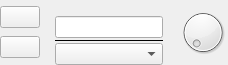
<?xml version="1.0" encoding="UTF-8"?>
<ui version="4.0">
 <class>SpinBoxA</class>
 <widget class="QWidget" name="SpinBoxA">
  <property name="geometry">
   <rect>
    <x>0</x>
    <y>0</y>
    <width>180</width>
    <height>65</height>
   </rect>
  </property>
  <property name="sizePolicy">
   <sizepolicy hsizetype="Preferred" vsizetype="Maximum">
    <horstretch>0</horstretch>
    <verstretch>0</verstretch>
   </sizepolicy>
  </property>
  <property name="windowTitle">
   <string>Form</string>
  </property>
  <layout class="QHBoxLayout" name="horizontalLayout">
   <property name="spacing">
    <number>15</number>
   </property>
   <property name="leftMargin">
    <number>0</number>
   </property>
   <property name="topMargin">
    <number>0</number>
   </property>
   <property name="rightMargin">
    <number>0</number>
   </property>
   <property name="bottomMargin">
    <number>0</number>
   </property>
   <item>
    <layout class="QVBoxLayout" name="verticalLayout">
     <property name="spacing">
      <number>2</number>
     </property>
     <item>
      <widget class="QPushButton" name="SBA_UpButton">
       <property name="sizePolicy">
        <sizepolicy hsizetype="Fixed" vsizetype="Fixed">
         <horstretch>0</horstretch>
         <verstretch>0</verstretch>
        </sizepolicy>
       </property>
       <property name="text">
        <string/>
       </property>
       <property name="autoRepeat">
        <bool>true</bool>
       </property>
       <property name="autoRepeatInterval">
        <number>20</number>
       </property>
      </widget>
     </item>
     <item>
      <widget class="QPushButton" name="SBA_DownButton">
       <property name="sizePolicy">
        <sizepolicy hsizetype="Fixed" vsizetype="Fixed">
         <horstretch>0</horstretch>
         <verstretch>0</verstretch>
        </sizepolicy>
       </property>
       <property name="text">
        <string/>
       </property>
       <property name="autoRepeat">
        <bool>true</bool>
       </property>
       <property name="autoRepeatInterval">
        <number>20</number>
       </property>
      </widget>
     </item>
    </layout>
   </item>
   <item>
    <layout class="QVBoxLayout" name="verticalLayout_2">
     <property name="spacing">
      <number>0</number>
     </property>
     <item>
      <widget class="QLabel" name="SBA_Label">
       <property name="text">
        <string/>
       </property>
      </widget>
     </item>
     <item>
      <widget class="QLineEdit" name="SBA_LineEdit">
       <property name="sizePolicy">
        <sizepolicy hsizetype="Minimum" vsizetype="Fixed">
         <horstretch>0</horstretch>
         <verstretch>0</verstretch>
        </sizepolicy>
       </property>
      </widget>
     </item>
     <item>
      <widget class="QFrame" name="SBA_Line">
       <property name="minimumSize">
        <size>
         <width>0</width>
         <height>5</height>
        </size>
       </property>
       <property name="maximumSize">
        <size>
         <width>16777215</width>
         <height>5</height>
        </size>
       </property>
       <property name="frameShape">
        <enum>QFrame::HLine</enum>
       </property>
       <property name="frameShadow">
        <enum>QFrame::Plain</enum>
       </property>
      </widget>
     </item>
     <item>
      <widget class="QComboBox" name="SBA_Combobox"/>
     </item>
    </layout>
   </item>
   <item>
    <widget class="adiscope::CompletionCircle" name="SBA_CompletionCircle"/>
   </item>
  </layout>
 </widget>
 <customwidgets>
  <customwidget>
   <class>adiscope::CompletionCircle</class>
   <extends>QDial</extends>
   <header>completion_circle.h</header>
  </customwidget>
 </customwidgets>
 <resources/>
 <connections/>
</ui>
